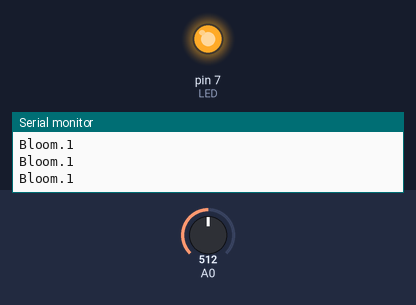
The sketch below on a simulated Arduino Uno, built with avr-gcc and run on an emulated ATmega328P. On the bench: output pins drawn as LEDs (lit = HIGH), the last lines printed to the serial monitor. Inputs (shaded band) come from the test bench; at power-on: A0 = 512.

Above: at 1.2 s.
1.3 s: A0 set to 420
2.8 s: A0 set to 395
At 3.9 s:
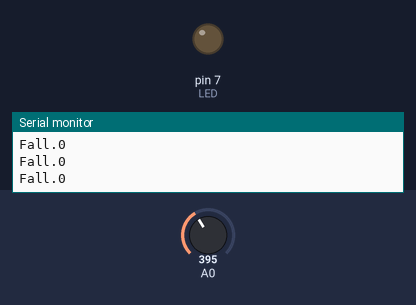
4.3 s: A0 set to 511
At 5.2 s:
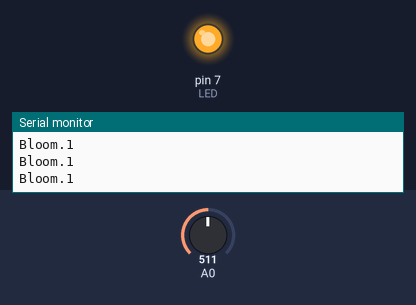
5.8 s: A0 set to 306
At 6.6 s:
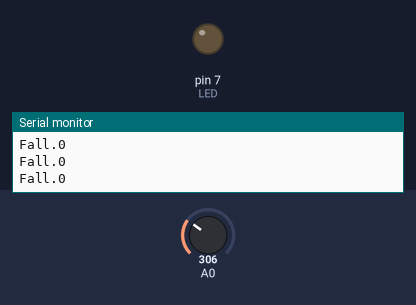
Timing chart, 0 to 8.3 s (numbered marks = the images above; inputs shaded):
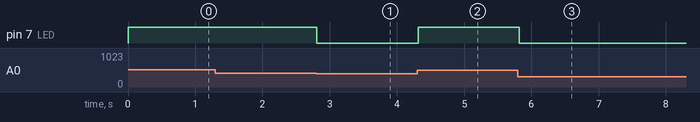

The sketch:

Final_Project_20196277.ino
```cpp
#define LED 7

boolean IsWet = false;

void setup() {
  // put your setup code here, to run once:
  Serial.begin(9600);
  pinMode(LED, OUTPUT);

}

void loop() {
  // put your main code here, to run repeatedly:

  int val = map(analogRead(A0),0,1023,0,255);

  if (val > 100) {
    IsWet = true;
    Serial.print("Bloom");
    Serial.print(".");
    Serial.println(IsWet);
    digitalWrite(LED,HIGH);
  }
  else{
    IsWet = false;
    Serial.print("Fall");
    Serial.print(".");
    Serial.println(IsWet);
    digitalWrite(LED, LOW);
    }
  delay(100);
}
```

Measured:
- the behaviour switches between 406 and 405 on A0 (found by bisection; images 0 and 1)
- after the input at 2.8 s, pin 7 (LED): HIGH → LOW at once
- after the input at 4.3 s, pin 7 (LED): LOW → HIGH at once
- after the input at 5.8 s, pin 7 (LED): HIGH → LOW at once
